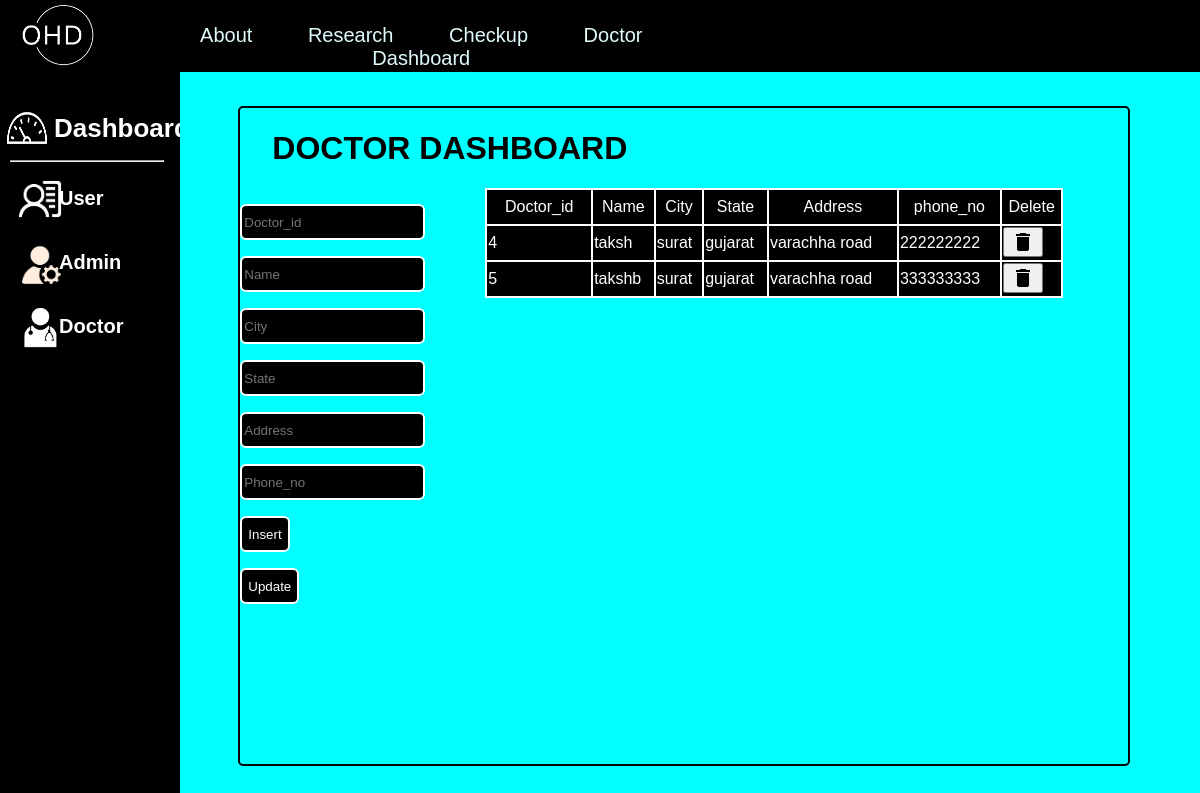
Page /doctor_data (signed in) on the committed database.
### tables this page shows
CREATE TABLE doctor (doctor_id INTEGER PRIMARY KEY AUTOINCREMENT,name TEXT, city TEXT, state TEXT, country TEXT, address TEXt, phone_no BIGINT);

### app.py (the view)
@app.route('/doctor_data', methods=["POST","GET"])
def doctor_data():
    conn = sqlite3.connect("on_heart_db.db")
    conn.row_factory = sqlite3.Row
    posts = conn.execute('SELECT * FROM doctor').fetchall()
    conn.close()
    return render_template('doctor_dashboard_index.html', data=posts)

### templates/doctor_dashboard_index.html (shortened to what this page needs)
<html>
    <head>
        <link rel="stylesheet" href="{{ url_for('static',filename='css/dashboard_static.css')}}">
    </head>
    <body>
        <div class="container">
            <div class="heading">
                <div class="logo">
                    <img src="static/images/white_logo_crop.jpg"  class="mini_logo">
                </div>
                <div class="top_navigation">
                    <a href="{{ url_for('home_page')}}" class="about_top">About</a>
                    <a href="#Research" class="about_top">{{session.user}}Research</a>
                    {% if 'user' in session %}
                        <a href="{{ url_for('check_up')}}" class="about_top">Checkup</a>
                        <a href="{{ url_for('doctor')}}" class="about_top">Doctor</a>
                    {% elif 'admin' in session %}
                        <a href="{{ url_for('check_up')}}" class="about_top">Checkup</a>
                        <a href="{{ url_for('doctor')}}" class="about_top">Doctor</a>
                        <a href="{{ url_for('user_dashboard')}}" class="about_top">Dashboard</a>
                    {% endif %}
                </div>
                <div class="login_logout">
                    <div class="login_header">
                    </div>
                </div>
            </div>
            <div class="main_content">
                <div class="left_content">
                    <div class="logo_content">
                        <div class="main_logo_second">
                            <img class="mini_logo" src="static/images/dashboard.png">
                        </div>
                        <div class="page_name">
                            <h1>Dashboard</h1>
                        </div>
                    </div>
                    <hr>
                    <div class="admin_tabs">
                        <div class="admin_container">
                            <div class="small_img">
                                <img class="right_img" src="static/images/customer.png">
                            </div>
                            <div class="small_text">
                                <a href="{{ url_for('user_dashboard')}}">User</a>
                            </div>
                        </div>
                        <div class="admin_container">
                            <div class="small_img">
                                <img class="right_img" src="static/images/admin.png">
                            </div>
                            <div class="small_text">
                                <a href="{{ url_for('admin_data')}}">Admin</a>
                            </div>
                        </div>
                        <div class="admin_container">
                            <div class="small_img">
                                <img class="right_img" src="static/images/doctor.png">
                            </div>
                            <div class="small_text">
                                <a href="{{ url_for('doctor_data') }}">Doctor</a>
                            </div>
                        </div>
                    </div>
                </div>
                <div class="right_content">
                    <div class="main_content_right">
                        <div class="upper_content">
                            <h1>DOCTOR DASHBOARD</h1>
                        </div>
                        <div class="lower_content">
                            <div class="table_update">
                                <div class="table_form">
                                    <div class="data_insert_form">
                                        <form method="POST" action="{{ url_for('doctor_insert')}}">
                                            <div class="data_insert_block">
                                                <input type="text" name="doctor_id" placeholder="Doctor_id">
                                            </div>
                                            <div class="data_insert_block">
                                                <input type="text" name="name" placeholder="Name">
                                            </div>
                                            <div class="data_insert_block">
                                                <input type="text" name="city" placeholder="City">
                                            </div>
                                            <div class="data_insert_block">
                                                <input type="text" name="state" placeholder="State">
                                            </div>
                                            <div class="data_insert_block">
                                                <input type="text" name="address" placeholder="Address">
                                            </div>
                                            <div class="data_insert_block">
                                                <input type="text" name="phone_no" placeholder="Phone_no">
                                            </div>
                                            <div class="data_insert_block">
                                                <input type="submit" name="input_btn" value="Insert">
                                            </div>
                                            <div class="data_insert_block">
                                                <input type="submit" name="input_btn" value="Update">
                                            </div>
                                        </form>
                                    </div>
                                </div>
                            </div>
                            <div class="table_content">
                                <table class="table" style="width:90%">
                                    <tr clas="table__header">
                                        <th class="table__cell">Doctor_id</th>
                                        <th>Name</th>
                                        <th>City</th>
                                        <th>State</th>
                                        <th>Address</th>
                                        <th>phone_no</th>
                                        <th>Delete</th>
                                    </tr>
                                    {%for row in data %}
                                    <tr class="cell__header">
                                        <td>{{ row['doctor_id'] }}</td>
                                        <td>{{ row['name'] }}</td>
                                        <td>{{ row['city'] }}</td>
                                        <td>{{ row['state'] }}</td>
                                        <td>{{ row['address'] }}</td>
                                        <td>{{ row['phone_no'] }}</td>
                                        <td>
                                            <div class="delete_container">
                                                <form class="delete_form" method="post" action="{{ url_for('delete_doctor', doctor_id=row['doctor_id']) }}">
                                                    <input class="material-icons" type="submit" name="delete" value=&#xe872;>
                                                </form>
                                            </div>
                                        </td>
                                    </tr>
                                    {% endfor %}
                                </table>
                            </div>
                        </div>
                    </div>
                </div>
            </div>
        </div>
    </body>
</html>

### static/css/dashboard_static.css (style rules this page uses)
body { background-color: black; margin: 0; padding: 0px; font-family: 'Helvetica'; color: black; }
.container { display: flex; height: auto; width: 100vw; }
.heading { height: 70px; z-index: 1; display: flex; background-color: black; color: #e0fbfc; text-align: center; position: fixed; width: 100%; font-family: 'Helvetica'; font-weight: 100; }
.logo { width: 160px; height: 100%; overflow: hidden; margin-left: -10px; }
.logo img { height: 80px; width: 80px; margin-top: -5px; object-fit: contain; }
.top_navigation { width: 700px; height: 32%; overflow: hidden; padding: 24px; font-size: 20px; }
.top_navigation a { color: #e0fbfc; text-decoration: none; margin-right: 50px; }
.login_logout { height: 100%; padding-left: 350px; display: flex; font-size: 20px; overflow: hidden; }
.login_header { height: 32%; width: 50px; padding: 24px; }
.main_content { margin-top: 9vh; height: 91vh; width: 100vw; display: flex; }
.left_content { height: 91vh; width: 15vw; }
.logo_content { height: 7vh; width: 20vw; align-items: center; overflow: hidden; margin-top: 3vh; display: flex; }
.main_logo_second { object-fit: contain; height: 7vh; width: 4vw; justify-content: center; align-items: center; margin-left: 0.5vw; }
.main_logo_second img { height: 8vh; width: 3.5vw; }
.page_name { height: 7vh; width: auto; font-size: 13px; color:white; }
.left_content hr { margin-left: 1.25vh; margin-right: 2vh; }
.admin_container { height: 7vh; width: 20vh; margin-left: 1vh; margin-top: 1vh; display: flex; align-items: center; overflow: hidden; }
.small_img { height: 7vh; width: 4vw; background-color: black; }
.small_img img { height: 6vh; width: 6wh; margin-top: 1vh; margin-left: 1vh; }
.small_text { margin-left: 0.25vw; font-size: 20px; }
.small_text a { text-decoration: none; font-family: 'Helvetica'; font-weight: bold; color: white; }
.right_content { background-color: aqua; height: 91vh; width: 87vw; display: flex; justify-content: center; align-items: center; }
.main_content_right { border: 2px solid black; border-radius: 5px; height: 90%; width: 85%; margin-left: -3vw; }
.upper_content { margin-left: 4vh; width: 100%; height: 10vh; display: flex; justify-content: space-between; align-items: center; }
.delete_container { height: 4vh; }
.lower_content { width: 100%; height: 72vh; display: flex; }
.table_update { border-radius: 5px; width: 30%; height: 72vh; justify-content: center; display: flex; }
.table_content { width: 90vw; height: 70vh; margin-left: 5vw; overflow: scroll; }
table, td, th { border-collapse: collapse; border: 2px solid white; background-color: black; color:white; font-family: 'Helvetica'; font-weight: 100; }
.table__cell { padding: 8px; }
.data_insert_form { display: inline; height: 50vh; }
.data_insert_block { margin-top: 2vh; }
.data_insert_block input { height: 4.5vh; border-radius: 6px; background-color: black; color: white; border: 2px solid white; }

### rows in the picture
doctor: doctor_id "4", name "taksh", city "surat", state "gujarat", address "varachha road", phone_no "222222222"
doctor: doctor_id "5", name "takshb", city "surat", state "gujarat", address "varachha road", phone_no "333333333"
